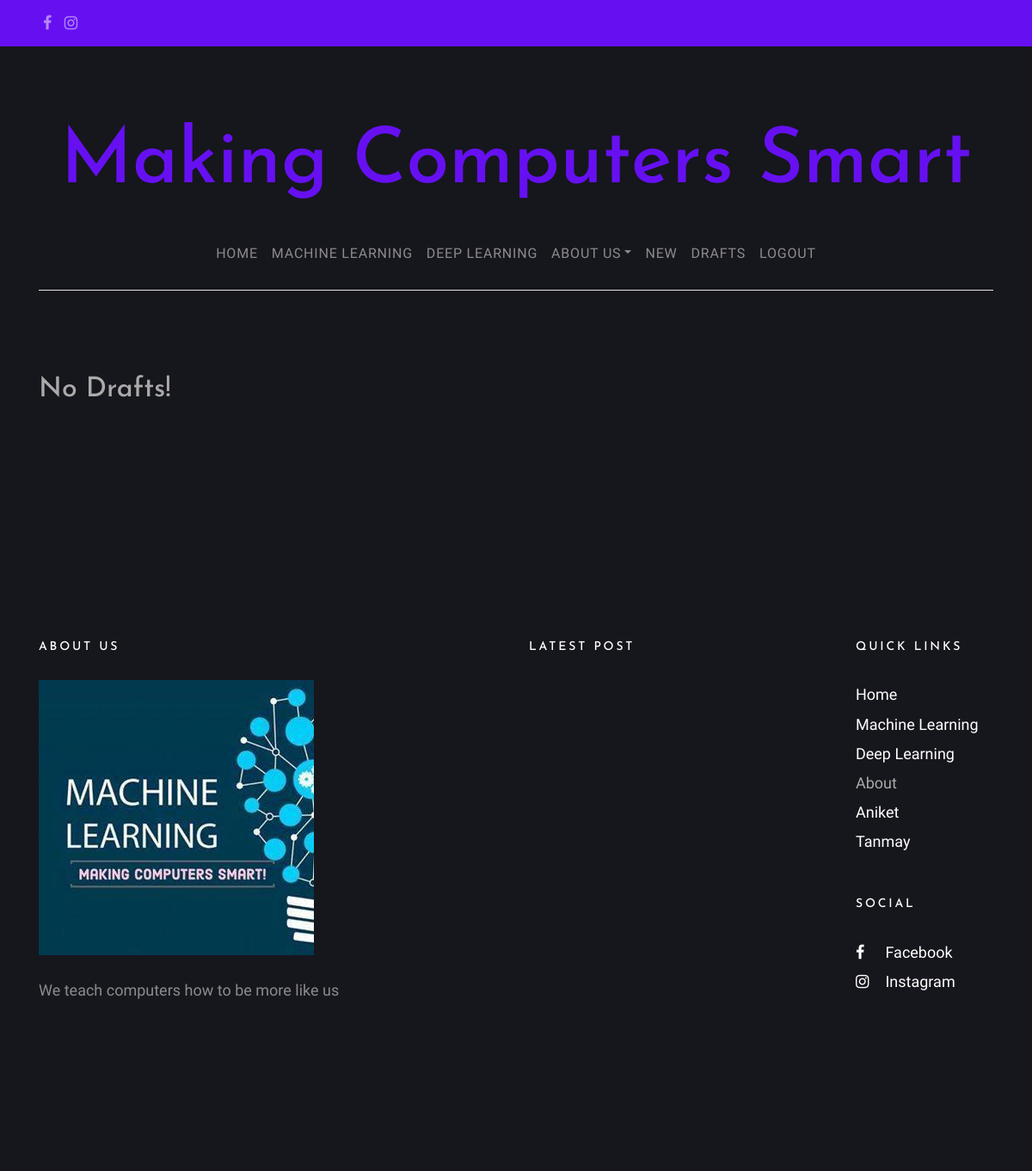
The page /drafts/ (signed in) on the database as committed earlier.
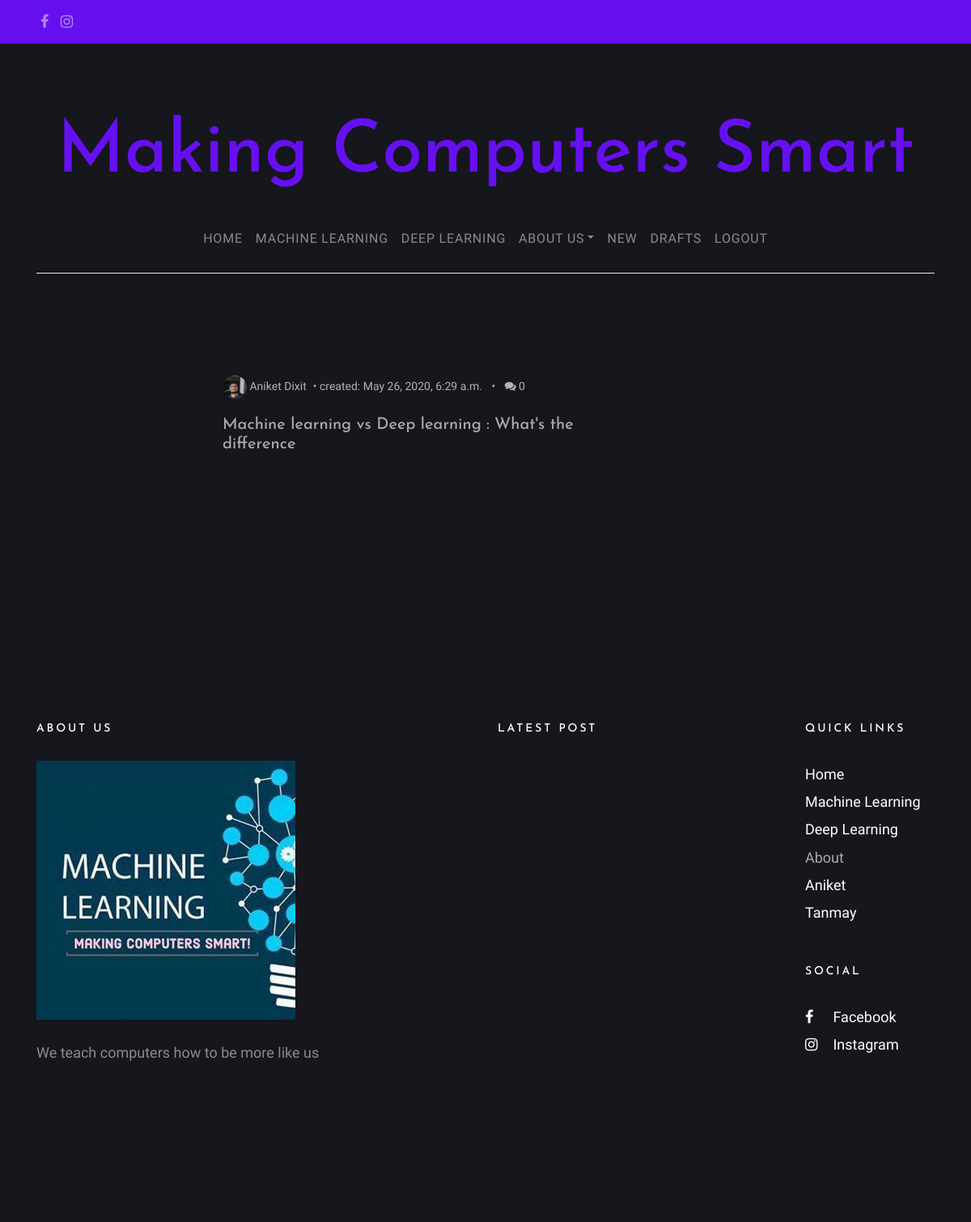
The same page on the database as committed later.
### blog/models.py (models this page shows, shortened)
class Post(models.Model):
    types = (
        ('D', 'Deep Learning'),
        ('M', 'Machine Learning'),
    )
    author = models.ForeignKey('UserProfileInfo', on_delete = models.CASCADE)
    title = models.CharField(max_length = 200)
    cover_img = models.ImageField(upload_to = 'cover_image', blank = True)
    text = models.TextField()
    created_date = models.DateTimeField(default = timezone.now)
    published_date = models.DateTimeField(blank = True, null = True)
    type = models.CharField(max_length = 1, choices = types, blank = True)
    def approve_comments(self):
        return self.comments.filter(approved_comment=True)

class UserProfileInfo(models.Model):
    user = models.OneToOneField(User, on_delete= models.CASCADE)
    profile_img = models.ImageField(upload_to = 'profile_pics', blank = True)
    cover_image = models.ImageField(upload_to = 'cover_profile_img', blank = True)
    description = models.TextField(blank = True)
    writeup = models.TextField(blank = True)
    instagram = models.URLField(blank = True)
    facebook = models.URLField(blank = True)
    github = models.URLField(blank = True)
    linkedin = models.URLField(blank = True)
    email = models.EmailField(blank = True)

### blog/views.py (the view)
# urls.py: path('drafts/', DraftListView.as_view(), name = 'post_draft_list'),
class DraftListView(LoginRequiredMixin, ListView):
    login_url = '/login/'
    redirect_field_name = 'blog/post_draft_list.html'
    model = Post
    template_name = 'post_draft_list.html'
    def get_queryset(self):
        return Post.objects.filter(published_date__isnull = True).order_by('created_date')

### blog/templates/blog/post_draft_list.html (shortened to what this page needs)
{% extends "blog/base.html" %}
{% load static %}
{% block content %}
{% if request.user.is_superuser %}
<section class="site-section pt-5">
  <div class="container">
    <div class="row blog-entries">
      <div class="col-md-12 col-lg-8 main-content">
        <div class="row mb-5 mt-5">
           <div class="col-md-12">
             {% for post in post_list %}
             {% if not post.published_date %}
             <div class="post-entry-horzontal">
               <a href="{% url 'post_detail' pk=post.pk %}">
                   <span class="text">
                     <div class="post-meta">
                       <span class="author mr-2"><img src="/media/{{post.author.profile_img}}" alt="Colorlib">  {{post.author.user.first_name}} {{post.author.user.last_name}}</span>&bullet;
                       <span class="mr-2">created: {{post.created_date}}</span> &bullet;
                       <span class="ml-2"><span class="fa fa-comments"></span> {{post.approve_comments.count}}</span>
                     </div>
                     <h2>{{ post.title }}</h2>
                   </span>
		 </div>
               {% endif %}
               {% empty %}
                 <h2>No Drafts!</h2>
             {% endfor %}
	  </div>
        </div>
      </div>
    </div>
  </div>
</section>
{% endif %}
{% endblock %}

Rows that differ between the two databases and show on the page:
added Post: author.profile_img (picture), author.user.first_name "Aniket", author.user.last_name "Dixit", created_date "May 26, 2020, 6:29 a.m.", approve_comments.count "0", title "Machine learning vs Deep learning : What's the difference"
Other text that changed with them:
text no longer shown: "No Drafts!"
